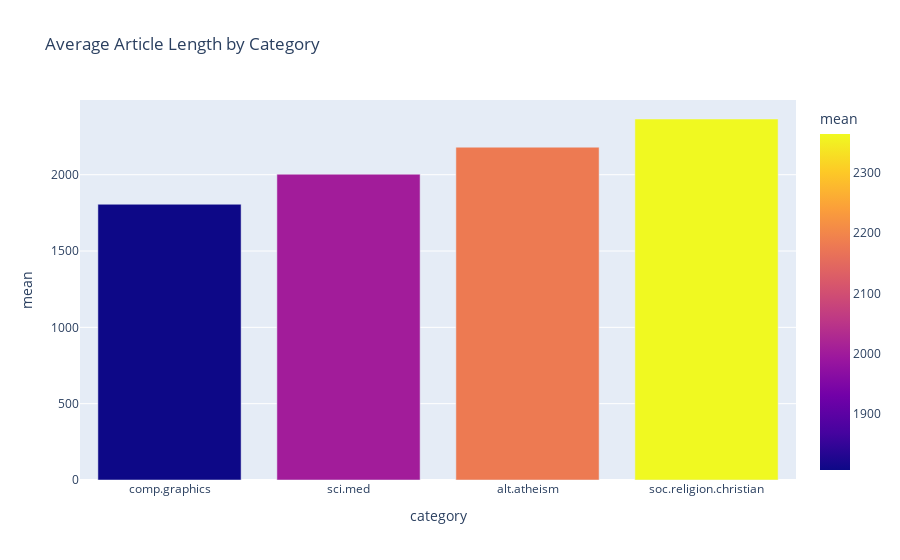

The notebook cell this image was saved under:
### Markdown cell above
It's obvious that the dataset is *balanced*

### Code cell
fig = px.bar(data_frame=categories_statistics_df.sort_values(by='mean'), x='category', y='mean',
            color='mean', title='Average Article Length by Category')
fig.show()

### Figure 1 — Plotly figure (JSON) as saved in the notebook; plotly's stock layout.template omitted (floating-point values rounded to 4 significant figures)
{"data": [{"alignmentgroup": "True", "hoverlabel": {"namelength": 0}, "hovertemplate": "category=%{x}<br>mean=%{marker.color}", "legendgroup": "", "marker": {"color": [1806.0, 2003.0, 2180.0, 2365.0], "coloraxis": "coloraxis"}, "name": "", "offsetgroup": "", "orientation": "v", "showlegend": false, "textposition": "auto", "type": "bar", "x": ["comp.graphics", "sci.med", "alt.atheism", "soc.religion.christian"], "xaxis": "x", "y": [1806.0, 2003.0, 2180.0, 2365.0], "yaxis": "y"}], "layout": {"autosize": true, "barmode": "relative", "coloraxis": {"colorbar": {"title": {"text": "mean"}}, "colorscale": [[0, "#0d0887"], [0.1111, "#46039f"], [0.2222, "#7201a8"], [0.3333, "#9c179e"], [0.4444, "#bd3786"], [0.5556, "#d8576b"], [0.6667, "#ed7953"], [0.7778, "#fb9f3a"], [0.8889, "#fdca26"], [1, "#f0f921"]]}, "legend": {"tracegroupgap": 0}, "title": {"text": "Average Article Length by Category"}, "xaxis": {"anchor": "y", "autorange": true, "domain": [0, 1], "range": [-0.5, 3.5], "title": {"text": "category"}, "type": "category"}, "yaxis": {"anchor": "x", "autorange": true, "domain": [0, 1], "range": [0, 2489.0], "title": {"text": "mean"}, "type": "linear"}}}
